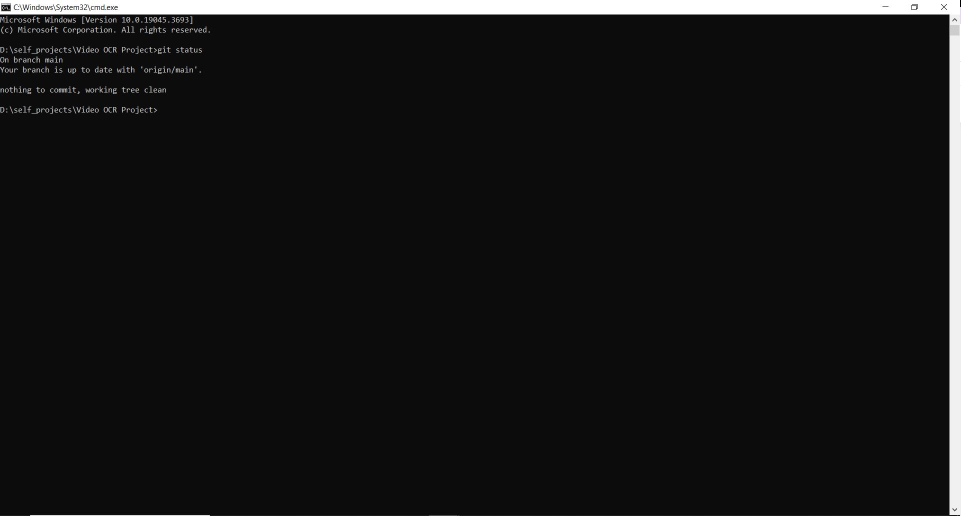
#> input picture command prompt sample.JPG, 1921 x 1032 px (shown at 1/2 size)
$ jupyter execute 'Video OCR using pyTeserract.ipynb'
#> lines starting #> are read from the running program, lines starting #| are printed output that depends on the picture
[cell 1]
import cv2
import numpy as np
import os
import pytesseract
import re
image_frames = 'image_frames/'
pytesseract.pytesseract.tesseract_cmd = r'D:\Tesseract-OCR\tesseract.exe'
from PIL import Image
import time

## Below is the safe working code of frame extraction

[cell 2]
# [45 lines of commented-out code are left out]

## Below code is frame extraction code for command prompt or powershell frame only based on matching conditions using the ORB (Oriented FAST and Rotated BRIEF) feature detector and descriptor

[cell 3]
import cv2

# Open the video
video_file = 'meeting sample.mp4'
cap = cv2.VideoCapture(video_file)
if not cap.isOpened():
    print("Error: Could not open video file.")
    exit()


frame_rate = cap.get(cv2.CAP_PROP_FPS)  # Get the frame rate (frames per second)
frame_interval = int(frame_rate)

# frame_rate = cap.get(5)  # Get the frame rate (frames per second)
print(frame_rate)
# frame_interval = int(1 / frame_rate)
print(frame_interval)

# Load the template image (screenshot of command prompt or PowerShell)
template = cv2.imread('command prompt sample.JPG')
#> template is the input picture: shape (1032, 1921, 3); mean B, G, R 22, 22, 21.9
template = cv2.resize(template, (1920, 1080))  # Replace 'width' and 'height' with the desired size
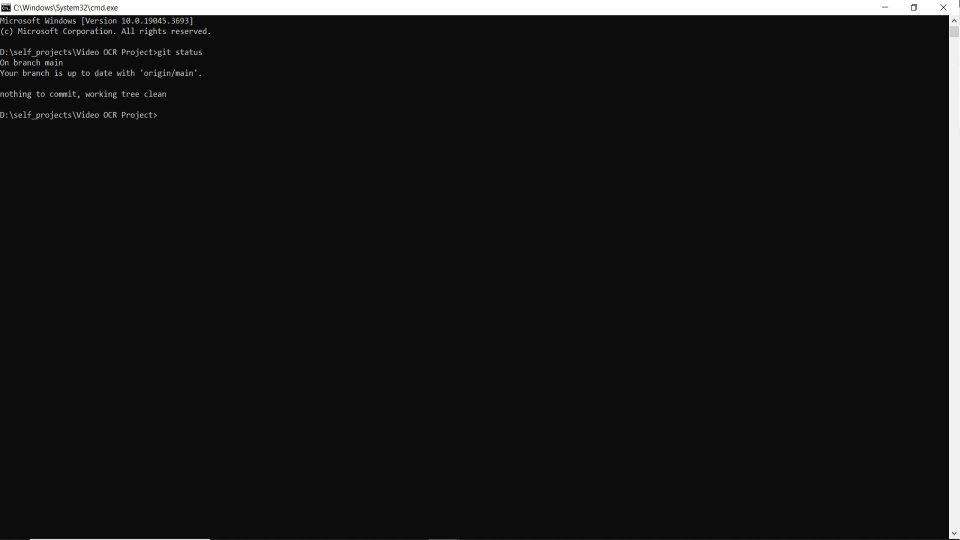
#> template: shape (1080, 1920, 3) (shown at 1/2 size); mean B, G, R 22, 21.9, 21.9
template = cv2.cvtColor(template, cv2.COLOR_BGR2GRAY)
#> template: shape (1080, 1920)
cv2.imwrite('todelete.jpg',template)

# Initiate ORB detector
orb = cv2.ORB_create()

# Find the keypoints and descriptors with ORB
kp1, des1 = orb.detectAndCompute(template, None)
#> kp1 = 500 keypoints; strongest (x, y, size): (76, 64, 31), (40, 43, 31), (58, 43, 31), (48, 67, 31)
frame_count = 0
while True:
    ret, frame = cap.read()
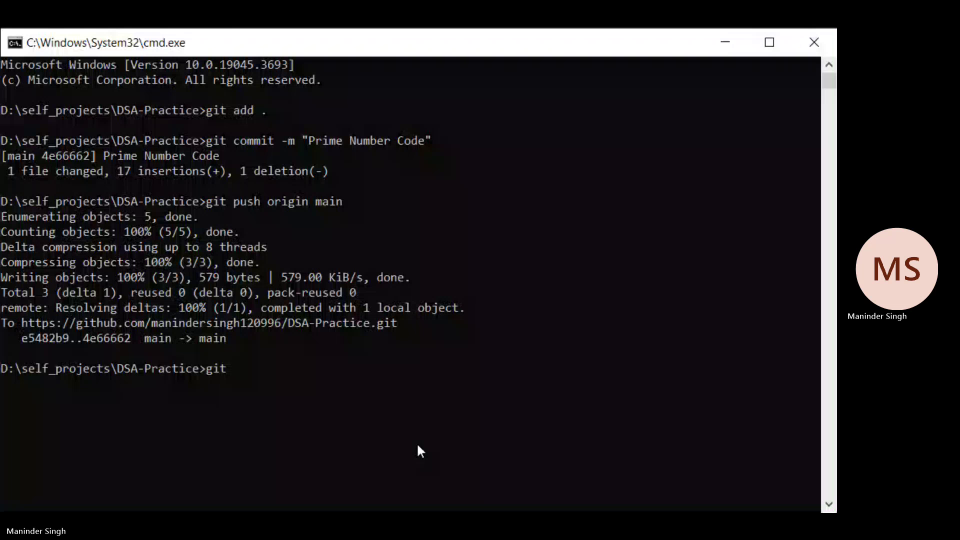
#> input picture frame 68 of meeting sample.mp4, 1920 x 1080 px (shown at 1/2 size)
#> frame is the input picture: shape (1080, 1920, 3); mean B, G, R 30.6, 27.5, 30.4
    if not ret:
        break

    if frame_count % frame_interval == 0:
#         print("inside if")

        # Convert the frame to grayscale
        gray_frame = cv2.cvtColor(frame, cv2.COLOR_BGR2GRAY)

        # Find the keypoints and descriptors with ORB in the frame
        kp2, des2 = orb.detectAndCompute(gray_frame, None)
#> kp2 = 500 keypoints; strongest (x, y, size): (1712, 634, 31), (1799, 633, 31), (1746, 633, 31), (1721, 631, 31)

        # BFMatcher (Brute Force Matcher) with default params
        bf = cv2.BFMatcher()
        matches = bf.knnMatch(des1, des2, k=2)
#> matches = 500 matches

        # Apply ratio test
        good_matches = []
        for m, n in matches:
            if m.distance < 0.75 * n.distance:
                good_matches.append(m)
#> after the loop, good_matches = 12 matches

        # If enough good matches are found, consider the frame as a match
        if len(good_matches) > 10:
            # Frame contains the command prompt or PowerShell
    #         cv2.imshow('Frame with Command Prompt', frame)
                # Noise reduction
#             kernel = cv2.getStructuringElement(cv2.MORPH_RECT, (1, 1))

            # Sharpening
#             sharpened_frame = cv2.filter2D(gray_frame, -1, kernel)
            frame = cv2.threshold(frame, 80, 255, cv2.THRESH_BINARY)[1]
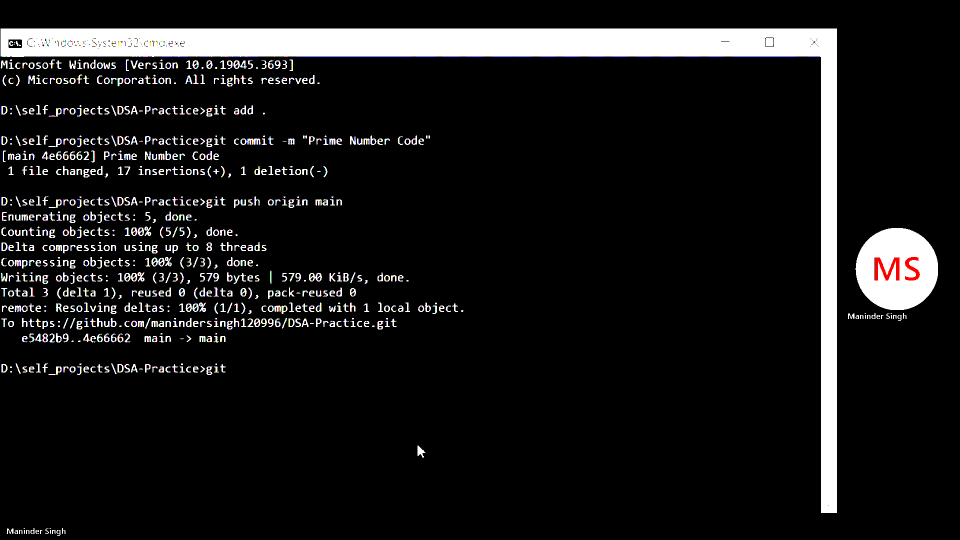
#> frame: shape (1080, 1920, 3) (shown at 1/2 size); mean B, G, R 24.2, 24, 24.3

            frame_filename = './image_frames/'+str(int(frame_count / frame_rate)) +'.png'
            cv2.imwrite(frame_filename, frame)
    #         cv2.waitKey(0)  # Press any key to see the next frame
    frame_count += 1

# Release the video capture object and close the window
cap.release()
cv2.destroyAllWindows()
